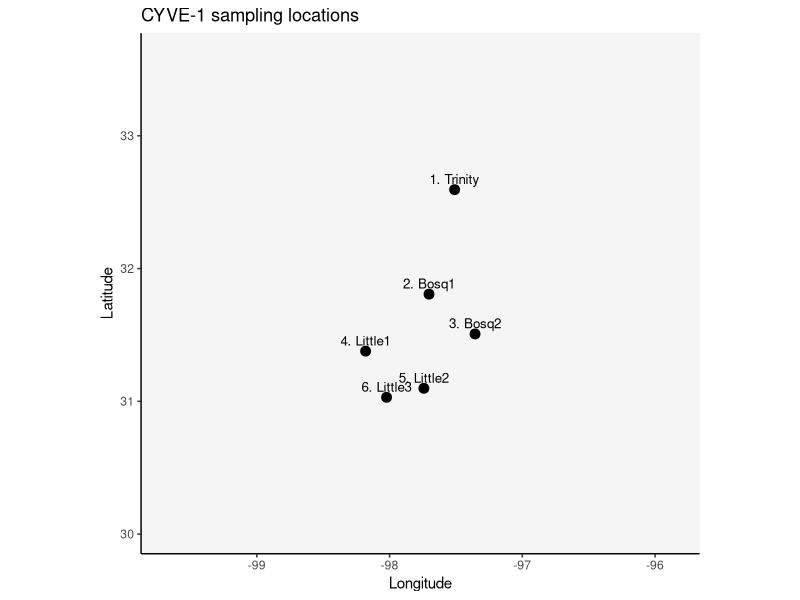
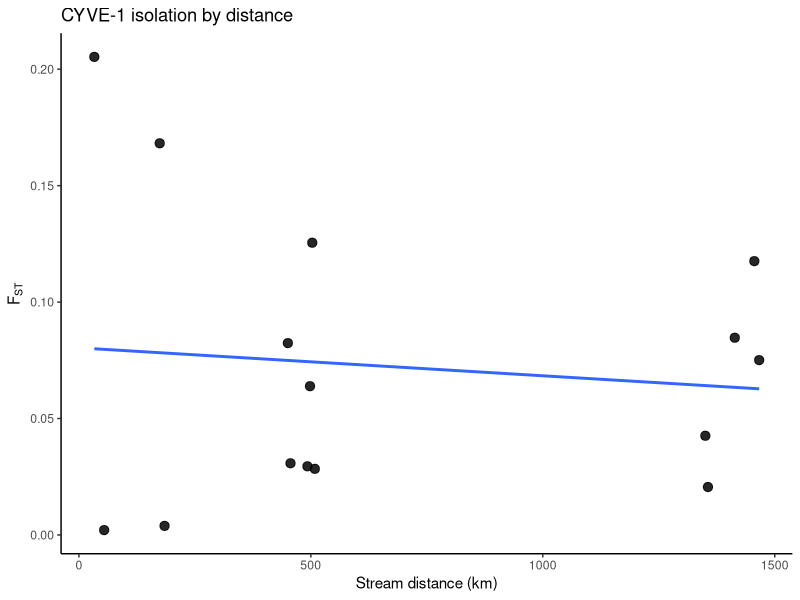

The R source for these figures, in order: (Note: this script raises an error after producing the figures.)

# ========================================
# CYVE-1
# Cyprinella venusta
# Blacktail Shiner
#
# Source:
# Husemann et al. 2012. Comparative biogeography reveals differences
# in population genetic structure of five species of stream fishes.
#
# This workflow uses:
#   - site coordinates from Table 1 in the main paper
#   - pairwise FST and stream distances from Appendix 3
#
# Important note on coordinates:
# The genetic analyses are reported at six catchment-level populations
# (Trinity, Bosq1, Bosq2, Little1, Little2, Little3), but Table 1 lists
# nine site coordinates because some catchments had more than one sampled
# site. For catchments represented by multiple Table 1 sites, this script
# uses the mean latitude/longitude of the listed sites as the best-available
# catchment coordinate:
#   - Bosq1 = mean(NBOS3, NBOS5)
#   - Little2 = mean(COWH, SALA)
#   - Little3 = mean(ROCK, LAMP1)
#
# Builds:
#   CYVE_1_coords
#   CYVE_1_fst
#   CYVE_1_rivdists
#
# Saves to:
#   /Users/johnmccall/Library/CloudStorage/OneDrive-TheOhioStateUniversity/Spring_2026/Landgen_DGS/DGS-Patterns-of-Fish-Diversity/DGS-Patterns-of-Fish-Diversity/Objective 2/Data/CYVE-1/data/CYVE-1.RData
#
# Plots in RStudio:
#   - site map
#   - isolation by distance plot using stream distance
# ========================================

library(dplyr)
library(ggplot2)
library(maps)

study_code <- "CYVE-1"

base_root <- "/Users/johnmccall/Library/CloudStorage/OneDrive-TheOhioStateUniversity/Spring_2026/Landgen_DGS/DGS-Patterns-of-Fish-Diversity/DGS-Patterns-of-Fish-Diversity/Objective 2/Data"
base_dir  <- file.path(base_root, study_code)
data_dir  <- file.path(base_dir, "data")

dir.create(data_dir, recursive = TRUE, showWarnings = FALSE)

# -----------------------------
# 1) catchment coordinates
# -----------------------------
# Table 1 coordinates from the paper
site_tbl <- data.frame(
  map_code = c("BEAR", "ROCK", "MBOS", "NBOS3", "NBOS5", "COWH", "SALA", "LAMP2", "LAMP1"),
  pop      = c("Trinity", "Little3", "Bosq2", "Bosq1", "Bosq1", "Little2", "Little2", "Little1", "Little3"),
  lat      = c(32.59442, 30.94494, 31.50748, 31.97692, 31.63760, 31.28327, 30.91275, 31.37802, 31.11558),
  lon      = c(-97.51018, -97.99117, -97.35624, -98.03974, -97.36640, -97.88241, -97.60105, -98.18063, -98.05432),
  stringsAsFactors = FALSE
)

# catchment-level coordinates used in the genetic matrices
coords_lookup <- site_tbl %>%
  group_by(pop) %>%
  summarise(
    lat = mean(lat),
    lon = mean(lon),
    .groups = "drop"
  )

pop_order <- c("Trinity", "Bosq1", "Bosq2", "Little1", "Little2", "Little3")

coords_lookup <- coords_lookup %>%
  slice(match(pop_order, pop))

CYVE_1_coords <- data.frame(
  site = as.character(seq_along(pop_order)),
  lat = coords_lookup$lat,
  lon = coords_lookup$lon,
  stringsAsFactors = FALSE
)

site_lookup <- data.frame(
  site = CYVE_1_coords$site,
  pop = pop_order,
  stringsAsFactors = FALSE
)

# -----------------------------
# 2) pairwise FST matrix
# transcribed from Appendix 3
# any FST < 0 set to 0 per workflow standard
# -----------------------------
CYVE_1_fst <- matrix(
  c(
    0.0, 0.0426, 0.0206, 0.0751, 0.0847, 0.1176,
    0.0426, 0.0, 0.0021, 0.1255, 0.0824, 0.0295,
    0.0206, 0.0021, 0.0, 0.0284, 0.0308, 0.0639,
    0.0751, 0.1255, 0.0284, 0.0, 0.0039, 0.2053,
    0.0847, 0.0824, 0.0308, 0.0039, 0.0, 0.1682,
    0.1176, 0.0295, 0.0639, 0.2053, 0.1682, 0.0
  ),
  nrow = 6,
  byrow = TRUE,
  dimnames = list(CYVE_1_coords$site, CYVE_1_coords$site)
)

CYVE_1_fst[CYVE_1_fst < 0] <- 0
diag(CYVE_1_fst) <- 0

# -----------------------------
# 3) pairwise stream distance matrix (km)
# transcribed from Appendix 3
# -----------------------------
CYVE_1_rivdists <- matrix(
  c(
    0.0, 1350.4000, 1356.0, 1466.4000, 1413.9000, 1456.0,
    1350.4000, 0.0, 54.4000, 503.0, 450.5000, 492.6000,
    1356.0, 54.4000, 0.0, 508.6000, 456.1000, 498.2000,
    1466.4000, 503.0, 508.6000, 0.0, 184.6000, 33.2000,
    1413.9000, 450.5000, 456.1000, 184.6000, 0.0, 174.2000,
    1456.0, 492.6000, 498.2000, 33.2000, 174.2000, 0.0
  ),
  nrow = 6,
  byrow = TRUE,
  dimnames = list(CYVE_1_coords$site, CYVE_1_coords$site)
)

diag(CYVE_1_rivdists) <- 0

# -----------------------------
# 4) checks
# -----------------------------
stopifnot(identical(rownames(CYVE_1_fst), CYVE_1_coords$site))
stopifnot(identical(colnames(CYVE_1_fst), CYVE_1_coords$site))
stopifnot(identical(rownames(CYVE_1_rivdists), CYVE_1_coords$site))
stopifnot(identical(colnames(CYVE_1_rivdists), CYVE_1_coords$site))
stopifnot(isTRUE(all.equal(CYVE_1_fst, t(CYVE_1_fst))))
stopifnot(isTRUE(all.equal(CYVE_1_rivdists, t(CYVE_1_rivdists))))

# -----------------------------
# 5) pairwise dataframe for IBD
# -----------------------------
ibd_df <- data.frame(
  site1 = rownames(CYVE_1_fst)[row(CYVE_1_fst)[upper.tri(CYVE_1_fst)]],
  site2 = colnames(CYVE_1_fst)[col(CYVE_1_fst)[upper.tri(CYVE_1_fst)]],
  fst = CYVE_1_fst[upper.tri(CYVE_1_fst)],
  rivdist_km = CYVE_1_rivdists[upper.tri(CYVE_1_rivdists)],
  stringsAsFactors = FALSE
)

ibd_df$site1_pop <- site_lookup$pop[match(ibd_df$site1, site_lookup$site)]
ibd_df$site2_pop <- site_lookup$pop[match(ibd_df$site2, site_lookup$site)]

# -----------------------------
# 6) map
# US + Canada, zoomed to extent of points
# -----------------------------
world_map <- map_data("world") %>%
  filter(region %in% c("USA", "Canada"))

plot_sites <- left_join(CYVE_1_coords, site_lookup, by = "site")

lon_rng <- range(plot_sites$lon, na.rm = TRUE)
lat_rng <- range(plot_sites$lat, na.rm = TRUE)

x_pad <- max(1.5, diff(lon_rng) * 0.20)
y_pad <- max(1.0, diff(lat_rng) * 0.20)

xlim_use <- c(lon_rng[1] - x_pad, lon_rng[2] + x_pad)
ylim_use <- c(lat_rng[1] - y_pad, lat_rng[2] + y_pad)

map_plot <- ggplot() +
  geom_polygon(
    data = world_map,
    aes(x = long, y = lat, group = group),
    fill = "grey96",
    color = "grey65",
    linewidth = 0.25
  ) +
  geom_point(
    data = plot_sites,
    aes(x = lon, y = lat),
    size = 3
  ) +
  geom_text(
    data = plot_sites,
    aes(x = lon, y = lat, label = paste0(site, ". ", pop)),
    nudge_y = 0.08,
    size = 3.4
  ) +
  coord_fixed(xlim = xlim_use, ylim = ylim_use) +
  theme_classic() +
  labs(
    x = "Longitude",
    y = "Latitude",
    title = paste0(study_code, " sampling locations")
  )

print(map_plot)

# -----------------------------
# 7) isolation by distance plot
# -----------------------------
ibd_plot <- ggplot(ibd_df, aes(x = rivdist_km, y = fst)) +
  geom_point(size = 2.8, alpha = 0.85) +
  geom_smooth(method = "lm", se = FALSE) +
  theme_classic() +
  labs(
    x = "Stream distance (km)",
    y = expression(F[ST]),
    title = paste0(study_code, " isolation by distance")
  )

print(ibd_plot)

# -----------------------------
# 8) save objects
# -----------------------------
CYVE_1_rivdists = CYVE_1_rivdists / 1000

save(
  CYVE_1_fst,
  CYVE_1_coords,
  CYVE_1_rivdists,
  file = file.path(data_dir, paste0(study_code, ".RData"))
)
